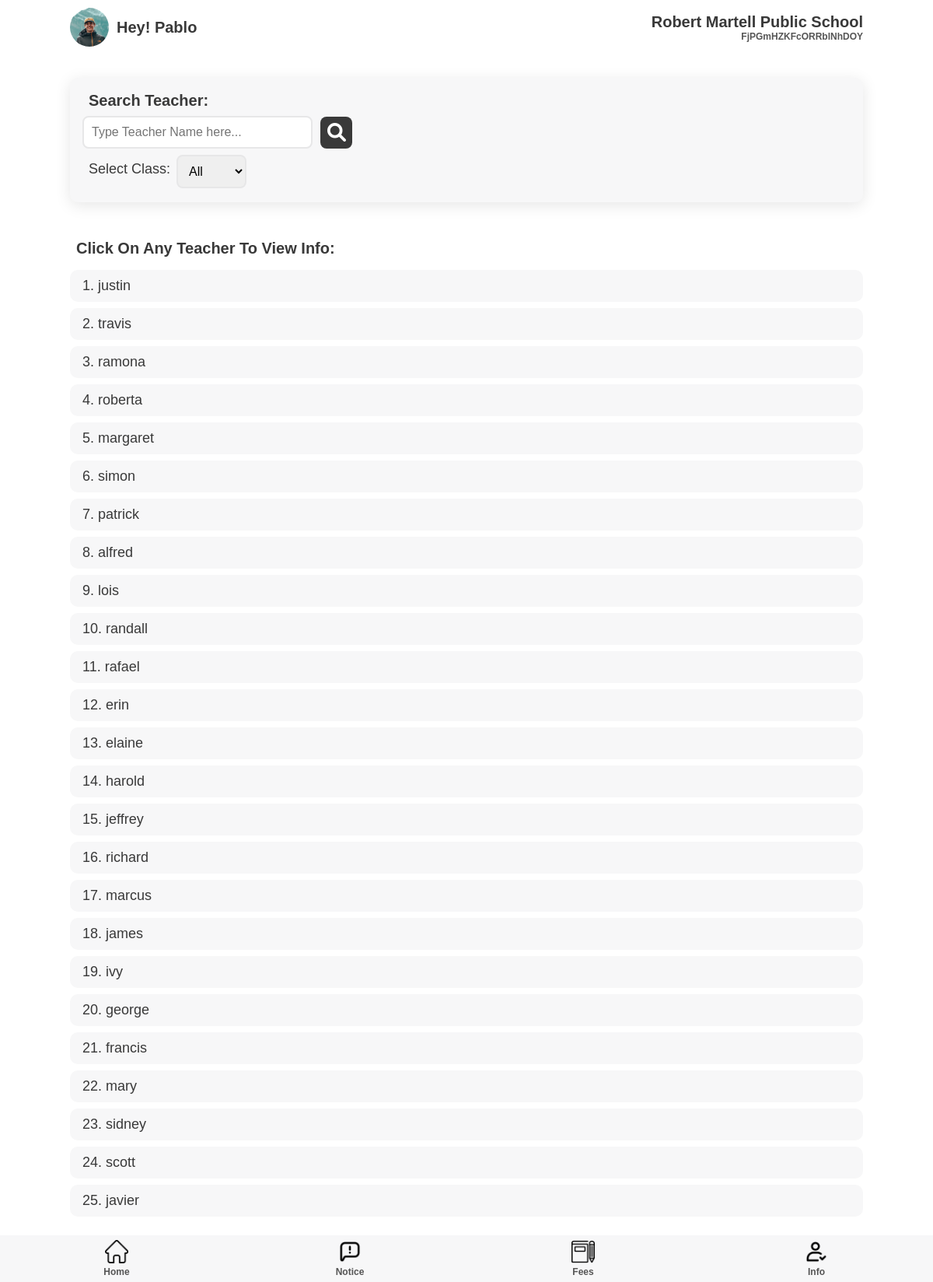
Page /superadmin/teachers/ (signed in) on the committed database.
### superadmin/models.py (models this page shows)
class school(models.Model):
    school = models.CharField(max_length=200, default='', blank=False, null=False)
    address = models.CharField(max_length=200)
    city = models.CharField(max_length=100)
    pin = models.IntegerField()
    state = models.CharField(max_length=50)
    country = models.CharField(max_length=50)
    regno = models.CharField(max_length=100)

### teacher/models.py (models this page shows)
class teacher(models.Model):
    fname = models.CharField(max_length=50)
    mname = models.CharField(max_length=50, blank=True, null=True)
    lname = models.CharField(max_length=50, blank=True, null=True)
    email = models.EmailField()
    phone = models.IntegerField()
    user = models.OneToOneField(User, on_delete=models.CASCADE, primary_key = True)
    school = models.ForeignKey('superadmin.school', on_delete=models.PROTECT)

### superadmin/views.py (the view)
# urls.py: path('teachers/', views.teachers, name = 'teachers'),
def teachers(request):
    admin = SuperAdmin.objects.get(user = request.user)
    school = admin.school
    teachers = teacher.objects.filter(school = admin.school)
    classes = classSection.objects.filter(teacher__in = teacher.objects.filter(school = admin.school))
    return render(request, 'teachers.html', {'teachers': teachers, 'classes': classes, 'school': school})

### templates/superadmin/teachers.html (shortened to what this page needs)
{% extends 'adminhome.html' %}
{% load static %}
{% block extra-head %}
    <link rel="stylesheet" href="{% static '/css/attendance.css' %}" />
    <link rel="stylesheet" href="{% static '/css/teacherExam.css' %}" />
    <link rel="stylesheet" href="{% static '/css/progress.css' %}" />
    <link rel="stylesheet" href="{% static '/css/adminList.css' %}" />
{% endblock extra-head %}
{% block content %}
    <section id="main">
        <section id="list-hero">
        <div class="menu-list list-hero">
          <div class="list-hero-search">
            <h2>Search Teacher:</h2>
            <div class="list-search-box">
              <input
                type="text"
                placeholder="Type Teacher Name here..."
                onchange="submitHandler(event)"
              />
              <i class="fas fa-search"></i>
            </div>
          </div>
          <div class="list-hero-filter">
            <p>Select Class:</p>
            <select name="select-class" id="" onchange="submitHandler(event)">
              <option value="all" selected>All</option>
            </select>
          </div>
        </div>
      </section>
      <section id="admin-stud-list">
        <div class="admin-stud-list">
          <h2>Click on any Teacher to view info:</h2>
          {% for teacher in teachers %}
          <div class="stud-list-elem">
            <div>
              <p>{{ forloop.counter }}. {{ teacher.fname }} {% if teacher.mname %}{{ teacher.mname }}{% endif %} {% if teacher.lname %}{{ teacher.lname }}{% endif %}</p>
            </div>
          </div>
          {% endfor %}
        </div>
      </section>
    </section>
{% endblock content %}

### templates/superadmin/adminhome.html (shortened to what this page needs)
{% load static %}
<!DOCTYPE html>
<html lang="en">
{% block head %}
  <head>
    <link
      rel="stylesheet"
      href="https://cdnjs.cloudflare.com/ajax/libs/font-awesome/6.0.0-beta2/css/all.min.css"
    />
    <link rel="stylesheet" href="{% static 'css/style.css' %}" />
    {% block extra-head %}{% endblock extra-head %}
  </head>
{% endblock head %}
  <body>
    <section id="main">
    {% block nav %}
      <section id="nav">
        <nav class="top-navbar">
          <div class="topnav-profile">
            <div class="profile-picture">
              <img src="{% static 'img/profile.jpg' %}" />
            </div>
            <h2>Hey! <span id="topnav-username">{{ user.username }}</span></h2>
          </div>
          <div class="school-name">
            <h2><span id="schoolName">{{ school.school }}</span></h2>
            <h5 class="faded"><span id="schoolAddress">{{ school.address }}</span></h5>
          </div>
        </nav>
      </section>
      {% endblock nav %}
      {% block content %}{% endblock content %}
      {% block bottom-nav %}
      <section id="bottom-nav">
        <nav class="bottom-navbar">
          <div class="nav-links">
            <div class="nav-button">
              <a href="{% url 'superadmin:adminhome' %}">
                <img src="{% static '/img/home.png' %}" />
                <h5 class="faded">Home</h5>
              </a>
            </div>
            <div class="nav-button">
              <a href="{% url 'notice:superAdminNotice' 'all' %}">
                <img src="{% static '/img/notice.png' %}" />
                <h5 class="faded">Notice</h5>
              </a>
            </div>
            <div class="nav-button">
              <a href="script:javascript.void(0)">
                <img src="{% static '/img/homework.png' %}" />
                <h5 class="faded">Fees</h5>
              </a>
            </div>
            <div class="nav-button">
              <a href="{% url 'superadmin:info' %}">
                <img src="{% static '/img/check.png' %}" />
                <h5 class="faded">Info</h5>
              </a>
            </div>
          </div>
        </nav>
      </section>
      {% endblock bottom-nav %}
    </section>
  </body>
</html>

### static/css/style.css (style rules this page uses)
:root { --dark-green: #1ab7ea; --light-green: #9cdabd; --dark-red: #fb3f4a; --light-red: #fb878e; --light-red: #2196f3; --light-grey: #f7f7f8; --dark-grey: #e7e7e8; --dark: #393939; --faded: #555555; --center-width: 85%; }
* { box-sizing: border-box; margin: 0; padding: 0; }
body { font-family: "Arial", sans-serif; -webkit-font-smoothing: antialiased; }
a { text-decoration: none; }
* { margin: 0; padding: 0; }
#main { margin: auto; margin-bottom: 60px; width: 100%; background-color: #fff; }
#nav { margin-bottom: 30px; }
.top-navbar { margin: auto; display: flex; justify-content: space-between; align-items: center; align-content: center; width: var(--center-width); }
.topnav-profile { display: flex; align-items: center; padding: 10px 0; }
.topnav-profile > h2 { margin: 0 10px; }
.profile-picture { height: 50px; width: 50px; }
.profile-picture img { height: 100%; width: 100%; border-radius: 50px; object-fit: cover; }
.school-name { display: flex; flex-direction: column; align-items: flex-end; }
.menu-list, .component-back { background-color: var(--light-grey); border-radius: 10px; display: flex; justify-content: space-between; align-items: center; margin: 1em 0; padding: 10px 16px; transition: all 0.5s ease 0s; box-shadow: 0px 4px 20px rgba(0, 0, 0, 0.1); }
.bottom-navbar { margin: auto; position: fixed; bottom: 0; background-color: var(--light-grey); height: 60px; width: 100%; }
.nav-links { margin: auto; width: var(--center-width); display: flex; justify-content: space-between; width: 100%; }
.nav-button { height: 60px; width: 25%; display: flex; flex-direction: column; justify-content: space-around; align-items: center; transition: all 0.3s ease-in-out 0.1s; }
.nav-button > a { width: 100%; text-align: center; }
.nav-button img { height: 30px; }
p { color: var(--dark); font-size: 15px; font-weight: 300; }
h2 { color: var(--dark); text-transform: capitalize; font-size: 20px; font-weight: 600; }
h5 { color: var(--dark); font-size: 12px; font-weight: 600; }
.faded { color: var(--faded); }

### static/css/adminList.css (style rules this page uses)
#list-hero { width: var(--center-width); margin: auto; }
.list-hero { flex-direction: column; align-items: baseline; }
.list-hero-search { width: 100%; }
.list-hero-search > p, .list-hero-search > h2, .list-hero-filter > p { margin: 8px; }
.list-search-box { display: flex; align-items: center; }
.list-search-box > i { font-size: 24px; margin: 0px 10px; background-color: var(--dark); color: #fff; padding: 8.5px; border-radius: 8px; transition: all 0.2s ease 0s; }
input[type="text"] { outline: none; width: 30%; padding: 10px; font-size: 16px; border: 2px solid var(--dark-grey); border-radius: 8px; transition: all 0.4s ease; }
p { font-size: 18px; }
.list-hero-filter { width: 100%; margin: 8px 0px; display: flex; }
.list-hero-filter select { width: 90px; outline: none; padding: 10px; font-size: 16px; border: 2px solid var(--dark-grey); border-radius: 8px; transition: all 0.1s ease; }
#admin-stud-list { width: var(--center-width); margin: auto; padding: 1em 0px; }
.stud-list-elem { background-color: var(--light-grey); border-radius: 10px; display: flex; flex-direction: column; justify-content: flex-start; align-items: flex-start; margin: 0.5em 0; padding: 10px 16px; }
.admin-stud-list h2 { margin: 8px; padding: 8px 0px; }

### rows in the picture
school: school "Robert Martell Public School", address "FjPGmHZKFcORRblNhDOY"
teacher: fname "justin"
teacher: fname "travis"
teacher: fname "ramona"
teacher: fname "roberta"
teacher: fname "margaret"
teacher: fname "simon"
teacher: fname "patrick"
teacher: fname "alfred"
teacher: fname "lois"
teacher: fname "randall"
teacher: fname "rafael"
teacher: fname "erin"
teacher: fname "elaine"
teacher: fname "harold"
teacher: fname "jeffrey"
teacher: fname "richard"
teacher: fname "marcus"
teacher: fname "james"
teacher: fname "ivy"
teacher: fname "george"
teacher: fname "francis"
teacher: fname "mary"
teacher: fname "sidney"
teacher: fname "scott"
teacher: fname "javier"

### other values in the picture
{{ user.username }} "Pablo"
